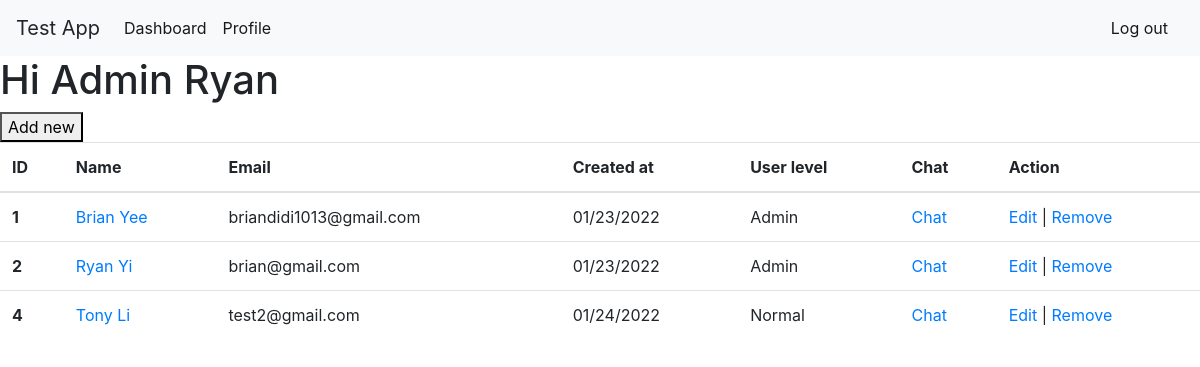
Page /dashboard (signed in) on the committed database.
### user/models.py (models this page shows)
class User(models.Model):
    user_level = models.IntegerField()
    email = models.CharField(max_length=255)
    first_name = models.CharField(max_length=50)
    last_name = models.CharField(max_length=50)
    password = models.CharField(max_length=60)
    description = models.TextField()
    profile_pic = models.ImageField(null=True, blank=True)
    created_at = models.DateTimeField(auto_now_add=True)
    updated_at = models.DateTimeField(auto_now=True)
    objects = UserManager()

### user/views.py (the view)
# urls.py: path('dashboard', views.dashboard),
def dashboard(request):
    try:
        context = {
            'account_user': User.objects.get(id=request.session['user_id']),
            'users': User.objects.all()
        }
        return render(request, 'dash.html', context)
    except:
        return redirect('/login')

### user/templates/dash.html (shortened to what this page needs)
<!DOCTYPE html>
<html>
<head>
    <link rel="stylesheet" href="https://stackpath.bootstrapcdn.com/bootstrap/4.3.1/css/bootstrap.min.css"
>
</head>
<body>
<nav class="navbar navbar-expand-lg navbar-light bg-light">
    <a class="navbar-brand">Test App</a>
    <div class="collapse navbar-collapse" id="navbarSupportedContent">
        <ul class="navbar-nav mr-auto">
            <li class="nav-item active">
                <a class="nav-link" href="/check_admin">Dashboard <span class="sr-only">(current)</span></a>
            </li>
            <li class="nav-item active">
                <a class="nav-link" href="/users/edit">Profile <span class="sr-only">(current)</span></a>
            </li>
        </ul>
        <form class="form-inline my-2 my-lg-0">
            <a class="nav-link" href="/logout"> Log out <span class="sr-only">(current)</span></a>
        </form>
    </div>
</nav>
{% if account_user.user_level > 5 %}
    <div class="heading">
        <h1>Hi Admin {{ account_user.first_name }}</h1>
        <form action="/new" method="POST">
            <button type="submit">Add new</button>
        </form>
    </div>
{% else %}
    <h1>Hi {{ account_user.first_name }}</h1>
{% endif %}
<table class="table">
    <thead>
    <tr>
        <th scope="col">ID</th>
        <th scope="col">Name</th>
        <th scope="col">Email</th>
        <th scope="col">Created at</th>
        <th scope="col">User level</th>
        <th scope="col">Chat</th>
        {% if account_user.user_level > 5 %}
            <th>Action</th>
        {% endif %}
    </tr>
    </thead>
    <tbody>
    {% for user in users %}
        <tr>
            <th scope="row">{{ user.id }}</th>
            <td><a href="/users/show/{{ user.id }}">{{ user.first_name }} {{ user.last_name }}</a></td>
            <td>{{ user.email }}</td>
            <td>{{ user.created_at|date:"SHORT_DATE_FORMAT" }}</td>
            {% if user.user_level > 5 %}
                <td>Admin</td>
            {% else %}
                <td>Normal</td>
            {% endif %}
            <td><a href="/users/{{ account_user.id }}/{{ user.id }}">Chat</a></td>
            {% if account_user.user_level > 5 %}
                <td><a href="/users/edit/{{ user.id }}">Edit</a> | <a href="/remove/{{ user.id }}">Remove</a></td>
            {% endif %}
        </tr>
    {% endfor %}
    </tbody>
</table>
</body>
</html>

### user/templates/dash.html (style rules this page uses)
.nav-link { text-decoration: none; color: rgba(0, 0, 0, .9); }

### rows in the picture
User: first_name "Ryan", id "2", last_name "Yi", email "brian@gmail.com", created_at "01/23/2022", user_level "Admin"
User: id "1", first_name "Brian", last_name "Yee", email "briandidi1013@gmail.com", created_at "01/23/2022", user_level "Admin"
User: id "4", first_name "Tony", last_name "Li", email "test2@gmail.com", created_at "01/24/2022", user_level "Normal"
